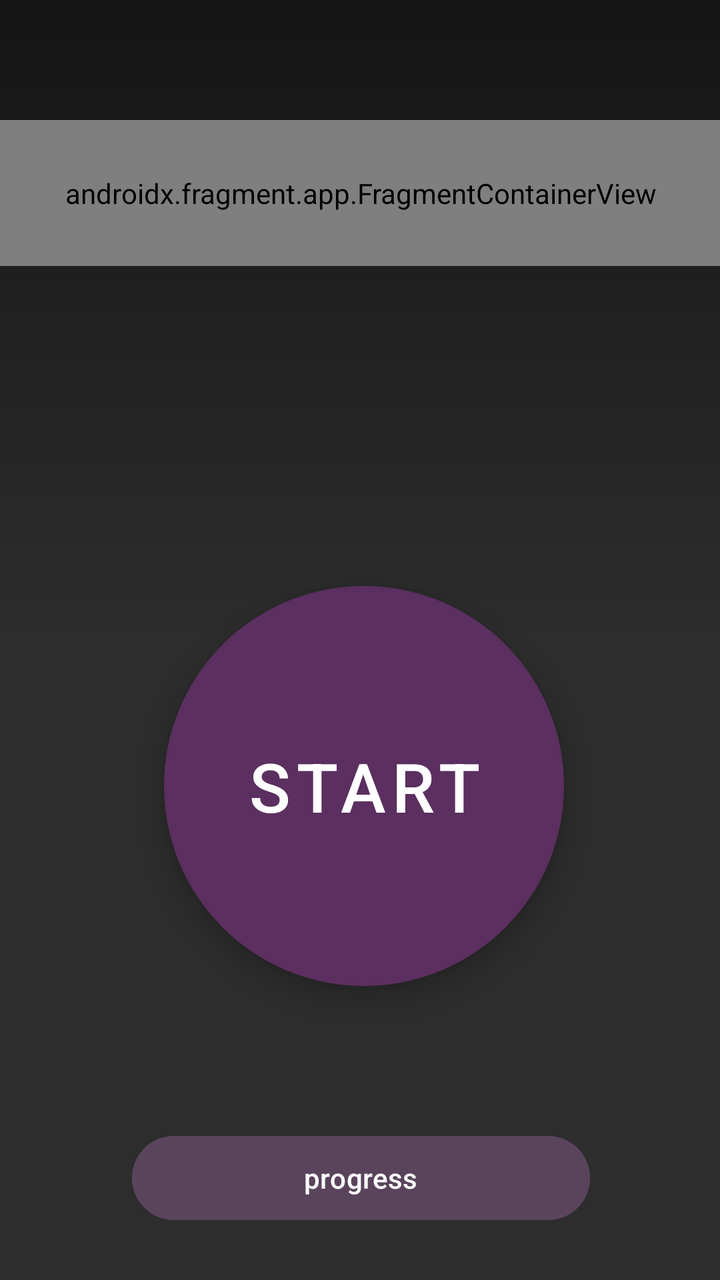
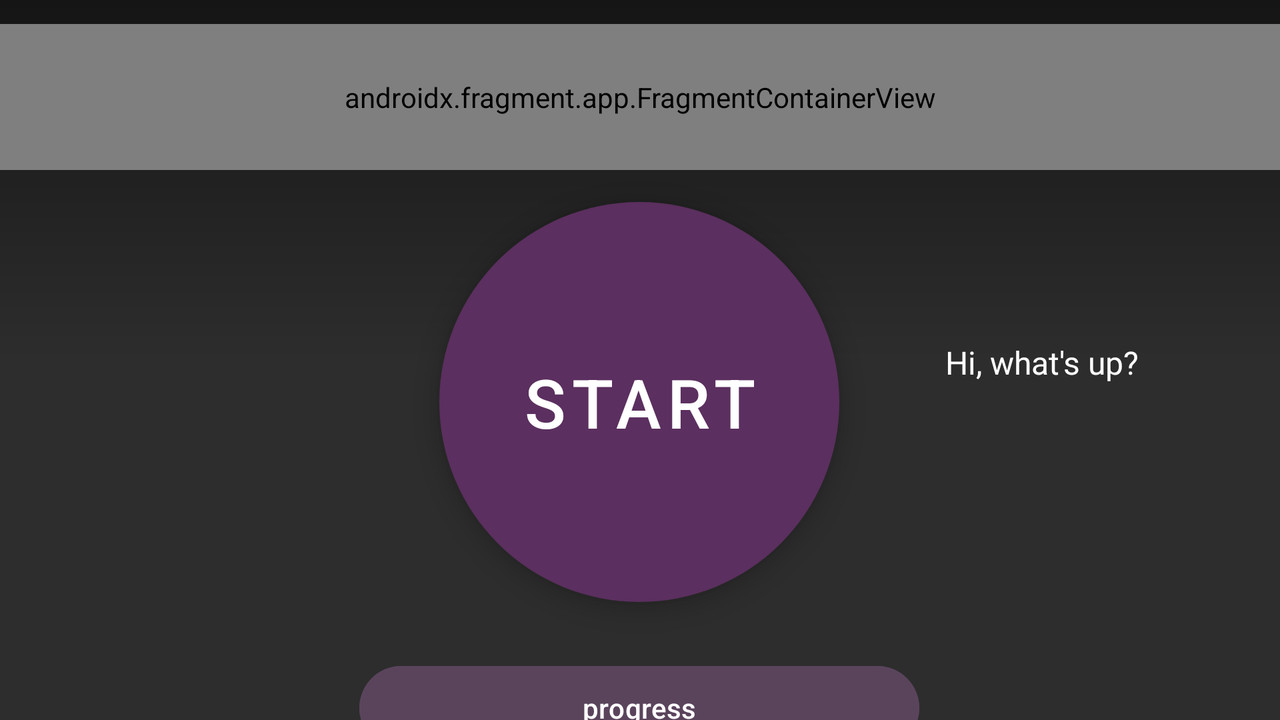

The same Android screen from two of the app's own layout files: first res/layout/ as a phone draws it, then the repository's variant for another configuration, drawn on a device whose configuration selects that folder. Both files follow.
<!-- AndroidManifest.xml: application theme Theme.Apka -->
<!-- res/layout/activity_main.xml -->
<?xml version="1.0" encoding="utf-8"?>
<androidx.constraintlayout.widget.ConstraintLayout xmlns:android="http://schemas.android.com/apk/res/android"
    xmlns:app="http://schemas.android.com/apk/res-auto"
    xmlns:tools="http://schemas.android.com/tools"
    android:id="@+id/main"
    android:layout_width="match_parent"
    android:layout_height="match_parent"
    android:background="@drawable/background"
    tools:context=".MainActivity">

    <com.google.android.material.button.MaterialButton
        android:id="@+id/startButton"
        style="@style/Widget.MaterialComponents.ExtendedFloatingActionButton"
        android:layout_width="200dp"
        android:layout_height="200dp"
        android:layout_marginStart="100dp"
        android:layout_marginTop="160dp"
        android:layout_marginEnd="100dp"
        android:text="START"
        android:textSize="34sp"
        app:backgroundTint="#5B2F5F"
        app:cornerRadius="100dp"
        app:layout_constraintEnd_toEndOf="parent"
        app:layout_constraintHorizontal_bias="0.454"
        app:layout_constraintStart_toStartOf="parent"
        app:layout_constraintTop_toBottomOf="@+id/fragmentContainerView" />

    <Button
        android:id="@+id/progressBtn"
        android:layout_width="229dp"
        android:layout_height="50dp"
        android:layout_marginStart="66dp"
        android:layout_marginTop="71dp"
        android:layout_marginEnd="65dp"
        android:backgroundTint="#5A445C"
        android:text="progress"
        app:layout_constraintEnd_toEndOf="parent"
        app:layout_constraintStart_toStartOf="parent"
        app:layout_constraintTop_toBottomOf="@+id/startButton" />

    <androidx.fragment.app.FragmentContainerView
        android:id="@+id/fragmentContainerView"
        android:name="com.example.apka.HeaderFragment"
        android:layout_width="410dp"
        android:layout_height="73dp"
        android:layout_marginTop="60dp"
        app:layout_constraintEnd_toEndOf="parent"
        app:layout_constraintStart_toStartOf="parent"
        app:layout_constraintTop_toTopOf="parent"
        tools:layout="@layout/fragment_header" />

    <TextView
        android:id="@+id/sentence"
        android:layout_width="348dp"
        android:layout_height="57dp"
        android:layout_marginStart="176dp"
        android:layout_marginTop="41dp"
        android:layout_marginEnd="177dp"
        android:gravity="center"
        android:paddingLeft="16dp"
        android:text="Hi, what's up?"
        android:textColor="@color/white"
        android:textSize="16sp"
        app:layout_constraintEnd_toEndOf="parent"
        app:layout_constraintStart_toStartOf="parent"
        app:layout_constraintTop_toBottomOf="@+id/progressBtn" />

</androidx.constraintlayout.widget.ConstraintLayout>
<!-- res/layout/fragment_header.xml (included above) -->
<?xml version="1.0" encoding="utf-8"?>
<FrameLayout xmlns:android="http://schemas.android.com/apk/res/android"
    xmlns:tools="http://schemas.android.com/tools"
    xmlns:app="http://schemas.android.com/apk/res-auto"
    android:layout_width="match_parent"
    android:layout_height="match_parent"
    tools:context=".HeaderFragment">

    
    <androidx.constraintlayout.widget.ConstraintLayout
        android:id="@+id/constraintLayout"
        android:layout_width="match_parent"
        android:layout_height="73dp"
        android:layout_marginTop="0dp"
        android:background="#252525">

        <ImageView
            android:id="@+id/imageView4"
            android:layout_width="64dp"
            android:layout_height="58dp"
            android:layout_marginStart="16dp"
            android:layout_marginTop="7dp"
            android:layout_marginBottom="8dp"
            android:contentDescription="logo"
            app:layout_constraintBottom_toBottomOf="parent"
            app:layout_constraintStart_toStartOf="parent"
            app:layout_constraintTop_toTopOf="parent"
            app:srcCompat="@drawable/logo" />

        <TextView
            android:id="@+id/textView2"
            android:layout_width="wrap_content"
            android:layout_height="wrap_content"
            android:layout_marginTop="23dp"
            android:layout_marginBottom="23dp"
            android:text="@string/appname"
            android:textColor="#FFFFFF"
            android:textSize="20sp"
            app:layout_constraintBottom_toBottomOf="parent"
            app:layout_constraintStart_toEndOf="@+id/imageView4"
            app:layout_constraintTop_toTopOf="parent" />

        <ImageButton
            android:id="@+id/menuBtn"
            android:layout_width="64dp"
            android:layout_height="64dp"
            android:layout_marginTop="4dp"
            android:layout_marginEnd="16dp"
            android:layout_marginBottom="5dp"
            android:background="#00FFFFFF"
            android:contentDescription="menu"
            android:src="@drawable/menu_arrow_down"
            app:layout_constraintBottom_toBottomOf="parent"
            app:layout_constraintEnd_toEndOf="parent"
            app:layout_constraintTop_toTopOf="parent" />

        <ImageButton
            android:id="@+id/backBtn"
            android:layout_width="48dp"
            android:layout_height="48dp"
            android:layout_marginTop="12dp"
            android:layout_marginEnd="4dp"
            android:layout_marginBottom="13dp"
            android:background="#00FFFFFF"
            android:contentDescription="back"
            android:src="@drawable/back_arrow"
            app:layout_constraintBottom_toBottomOf="parent"
            app:layout_constraintEnd_toStartOf="@+id/menuBtn"
            app:layout_constraintTop_toTopOf="parent"
            app:layout_constraintVertical_bias="0.0" />

    </androidx.constraintlayout.widget.ConstraintLayout>

</FrameLayout>
<!-- resources referenced by this layout -->
<resources>
  <color name="white">#FFFFFFFF</color>
  <!-- drawable background (drawable) -->
  <?xml version="1.0" encoding="utf-8"?>
  <shape
      xmlns:android="http://schemas.android.com/apk/res/android"
      android:shape="rectangle">
  
      <gradient
          android:type="linear"
          android:startColor="#151515"
          android:centerColor="#2D2D2D"
          android:endColor="#2D2D2D"
          android:angle="-90"
          />
  
  </shape>
  <!-- drawable logo (drawable) -->
  <vector xmlns:android="http://schemas.android.com/apk/res/android" android:height="24dp" android:tint="#5B2F5F" android:viewportHeight="24" android:viewportWidth="24" android:width="24dp">
        
      <path android:fillColor="@android:color/white" android:pathData="M20,2H4.01c-1.1,0 -2,0.9 -2,2L2,22l4,-4h14c1.1,0 2,-0.9 2,-2V4C22,2.9 21.1,2 20,2zM12,6c1.1,0 2,0.9 2,2s-0.9,2 -2,2s-2,-0.9 -2,-2S10.9,6 12,6zM16,14H8v-0.57c0,-0.81 0.48,-1.53 1.22,-1.85C10.07,11.21 11.01,11 12,11c0.99,0 1.93,0.21 2.78,0.58C15.52,11.9 16,12.62 16,13.43V14z"/>
      
  </vector>
  <!-- drawable menu_arrow_down (drawable) -->
  <vector xmlns:android="http://schemas.android.com/apk/res/android" android:height="54dp" android:tint="#FFFFFF" android:viewportHeight="24" android:viewportWidth="24" android:width="54dp">
        
      <path android:fillColor="@android:color/white" android:pathData="M7,10l5,5 5,-5z"/>
      
  </vector>
  <string name="appname">LangApp</string>
  <style name="Theme.Apka" parent="Base.Theme.Apka" />
  <style name="Base.Theme.Apka" parent="Theme.Material3.DayNight.NoActionBar">
          
          
      </style>
</resources>
<!-- res/layout-land/activity_main.xml (the repository's variant of the layout above) -->
<!-- drawn on the phone turned sideways -->
<?xml version="1.0" encoding="utf-8"?>
<androidx.constraintlayout.widget.ConstraintLayout xmlns:android="http://schemas.android.com/apk/res/android"
    xmlns:app="http://schemas.android.com/apk/res-auto"
    xmlns:tools="http://schemas.android.com/tools"
    android:id="@+id/main"
    android:layout_width="match_parent"
    android:layout_height="match_parent"
    android:background="@drawable/background"
    tools:context=".MainActivity">

    <com.google.android.material.button.MaterialButton
        android:id="@+id/startButton"
        style="@style/Widget.MaterialComponents.ExtendedFloatingActionButton"
        android:layout_width="200dp"
        android:layout_height="200dp"
        android:layout_marginStart="100dp"
        android:layout_marginTop="16dp"
        android:layout_marginEnd="100dp"
        android:text="START"
        android:textSize="34sp"
        app:backgroundTint="#5B2F5F"
        app:cornerRadius="100dp"
        app:layout_constraintEnd_toEndOf="parent"
        app:layout_constraintHorizontal_bias="0.498"
        app:layout_constraintStart_toStartOf="parent"
        app:layout_constraintTop_toBottomOf="@+id/fragmentContainerView" />

    <Button
        android:id="@+id/progressButton"
        android:layout_width="280dp"
        android:layout_height="50dp"
        android:layout_marginStart="66dp"
        android:layout_marginTop="28dp"
        android:layout_marginEnd="65dp"
        android:backgroundTint="#5A445C"
        android:text="progress"
        app:layout_constraintEnd_toEndOf="parent"
        app:layout_constraintHorizontal_bias="0.496"
        app:layout_constraintStart_toStartOf="parent"
        app:layout_constraintTop_toBottomOf="@+id/startButton" />

    <androidx.fragment.app.FragmentContainerView
        android:id="@+id/fragmentContainerView"
        android:name="com.example.apka.HeaderFragment"
        android:layout_width="match_parent"
        android:layout_height="73dp"
        android:layout_marginTop="12dp"
        app:layout_constraintEnd_toEndOf="parent"
        app:layout_constraintStart_toStartOf="parent"
        app:layout_constraintTop_toTopOf="parent"
        tools:layout="@layout/fragment_header" />

    <TextView
        android:id="@+id/sentence"
        android:layout_width="164dp"
        android:layout_height="279dp"
        android:layout_marginTop="67dp"
        android:layout_marginEnd="45dp"
        android:layout_marginBottom="65dp"
        android:gravity="center"
        android:paddingLeft="16dp"
        android:text="Hi, what's up?"
        android:textColor="@color/white"
        android:textSize="16sp"
        app:layout_constraintBottom_toBottomOf="parent"
        app:layout_constraintEnd_toEndOf="parent"
        app:layout_constraintTop_toTopOf="parent" />

</androidx.constraintlayout.widget.ConstraintLayout>
